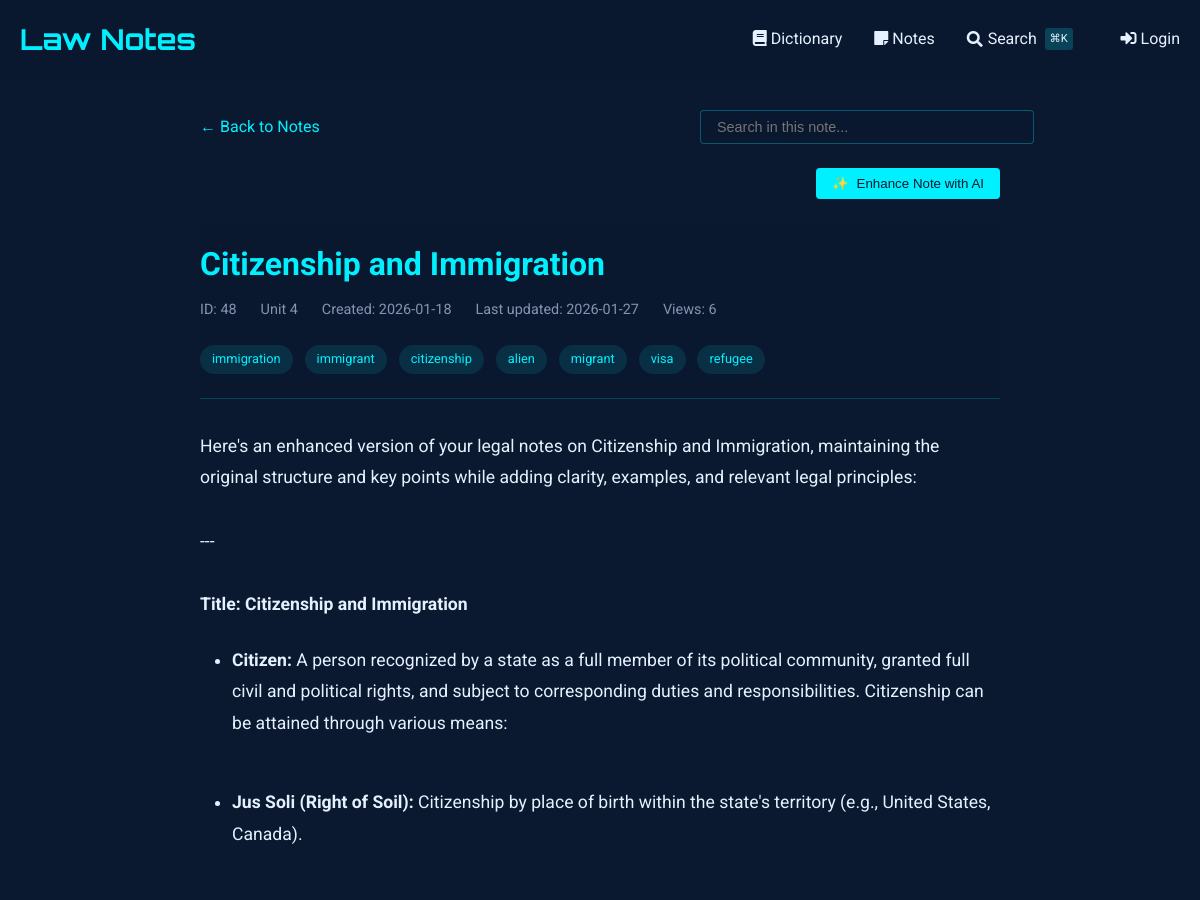
The app's page /notes/view/48 (upper part), older data.
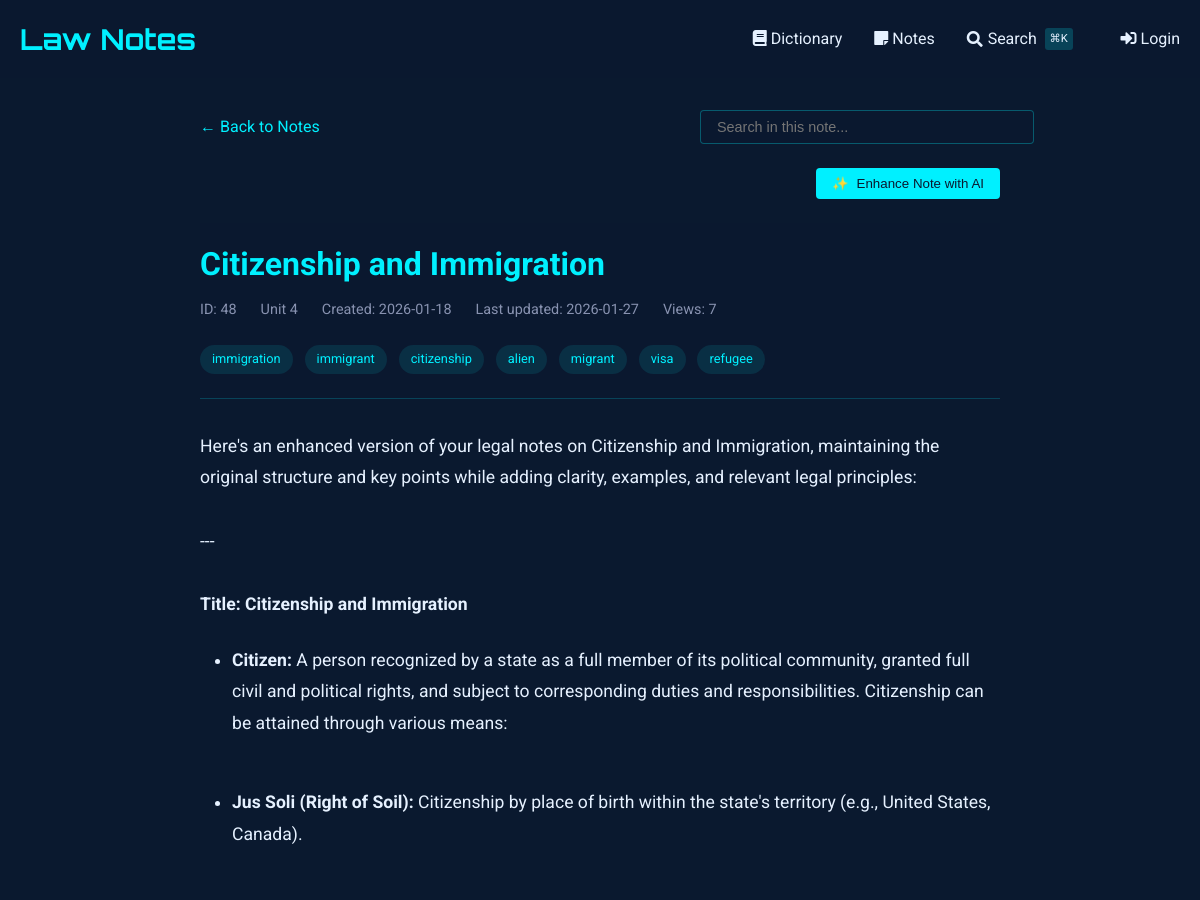
The same page, newer data.
### tables this page shows
CREATE TABLE notes (
    id INTEGER PRIMARY KEY AUTOINCREMENT,
    title TEXT NOT NULL,                -- short title for the note
    content TEXT NOT NULL,              -- the full note text
    unit_number INTEGER,                -- optional: to group with course units
    tags TEXT,                          -- comma-separated or JSON for filtering/search
    related_entries TEXT,               -- store glossary ids (e.g., "1,4,5") for cross-linking
    created_at TIMESTAMP DEFAULT CURRENT_TIMESTAMP,
    last_updated TIMESTAMP DEFAULT CURRENT_TIMESTAMP,
    views INTEGER DEFAULT 0,            -- track popularity
    is_favorite BOOLEAN DEFAULT 0,      -- quick flag for starred notes
    comments TEXT                       -- optional: your own thoughts or annotations
, has_worksheet BOOLEAN DEFAULT 0);

### notes_routes.py (the view, shortened to what this page needs)
@notes_bp.route('/view/<int:note_id>')
def view_note(note_id):
    db = SQL("sqlite:///notes.db")
    note = db.execute("""
        SELECT *,
               strftime('%Y-%m-%d', created_at) as created_date,
               strftime('%Y-%m-%d', last_updated) as last_updated
        FROM notes
        WHERE id = :id
    """, id=note_id)
    if not note:
        abort(404)
    note = note[0]
    db.execute("""
        UPDATE notes
        SET views = COALESCE(views, 0) + 1
        WHERE id = :id
    """, id=note_id)
    content = note['content']
    content = re.sub(r'^# (.*?)$', r'<h1>\1</h1>', content, flags=re.MULTILINE)
    content = re.sub(r'^## (.*?)$', r'<h2>\1</h2>', content, flags=re.MULTILINE)
    content = re.sub(r'^### (.*?)$', r'<h3>\1</h3>', content, flags=re.MULTILINE)
    content = re.sub(r'\*\*(.*?)\*\*', r'<strong>\1</strong>', content)
    content = re.sub(r'\*(.*?)\*', r'<em>\1</em>', content)
    content = re.sub(r'^\s*[-*] (.*?)$', r'<li>\1</li>', content, flags=re.MULTILINE)
    content = re.sub(r'(<li>.*</li>)', r'<ul>\1</ul>', content, flags=re.DOTALL)
    content = re.sub(r'^> (.*?)$', r'<blockquote>\1</blockquote>', content, flags=re.MULTILINE)
    content = content.replace('\n', '<br>')
    content = re.sub(
        r'<aside>\s*💡\s*(.*?)\s*</aside>',
        r'<div class="callout"><div class="callout-emoji">💡</div><div class="callout-content">\1</div></div>',
        content,
        flags=re.DOTALL
    )
    sections = re.split(r'(<h[1-3]>.*?</h[1-3]>)', content)
    processed_sections = []
    for i, section in enumerate(sections):
        if section.startswith('<h'):
            processed_sections.append(section)
        elif section.strip():
            if not any(tag in section for tag in ['<p>', '<ul>', '<ol>', '<blockquote>', '<div class="callout">']):
                section = f'<p>{section}</p>'
            processed_sections.append(section)
    processed_content = '\n'.join(processed_sections)
    related_entries = []
    worksheet_images = []
    if note.get('has_worksheet'):
        worksheet_images = get_worksheet_images(note_id)
    return render_template('notes/view.html',
                         note=note,
                         content=processed_content,
                         related_entries=related_entries,
                         worksheet_images=worksheet_images)

### sql.py (called while the page is built, shortened)
def _enable_logging(f):
    import logging
    import functools
    import os
    @functools.wraps(f)
    def decorator(*args, **kwargs):
        try:
            import flask
        except ModuleNotFoundError:
            return f(*args, **kwargs)
        disabled = logging.getLogger("cs50").disabled
        if flask.current_app and os.getenv("FLASK_ENV") == "development":
            logging.getLogger("cs50").disabled = False
        try:
            return f(*args, **kwargs)
        finally:
            logging.getLogger("cs50").disabled = disabled
    return decorator

def _parse_placeholder(token):
    import re
    import sqlparse
    if (
        not isinstance(token, sqlparse.sql.Token)
        or token.ttype != sqlparse.tokens.Name.Placeholder
    ):
        raise TypeError()
    if token.value == "?":
        return "qmark", None
    matches = re.search(r"^:([1-9]\d*)$", token.value)
    if matches:
        return "numeric", int(matches.group(1)) - 1
    matches = re.search(r"^:([a-zA-Z]\w*)$", token.value)
    if matches:
        return "named", matches.group(1)

    def __del__(self):
        self._disconnect()

    def _disconnect(self):
        if hasattr(_data, self._name()):
            getattr(_data, self._name()).close()
            delattr(_data, self._name())

    def _name(self):
        return str(hash(self))

        def connect(dbapi_connection, connection_record):
            try:
                if isinstance(
                    dbapi_connection, sqlite3.Connection
                ):  # If back end is sqlite
                    cursor = dbapi_connection.cursor()
                    cursor.execute("PRAGMA foreign_keys=ON")
                    cursor.close()
            except:
                pass

### templates/notes/view.html (shortened to what this page needs)
{% extends "notes/base.html" %}
{% block content %}
<div class="container" style="max-width: 800px; margin: 0 auto;">
    <div style="margin-bottom: 1.5rem; display: flex; justify-content: space-between; align-items: center; flex-wrap: wrap; gap: 1rem;">
        <a href="{{ url_for('notes.index') }}" style="color: var(--primary); text-decoration: none; display: inline-flex; align-items: center;">
            ← Back to Notes
        </a>
        <div class="search-container" style="position: relative; max-width: 300px; width: 100%;">
            <input type="text" id="noteSearch" placeholder="Search in this note..."
                   style="width: 100%; padding: 0.5rem 1rem; background: rgba(10, 25, 47, 0.7);
                          border: 1px solid rgba(0, 240, 255, 0.3); border-radius: 4px;
                          color: #e6f1ff; font-size: 0.9rem;">
        </div>
    </div>
    <div id="enhanceControls" style="margin-bottom: 1.5rem; display: flex; justify-content: flex-end; gap: 1rem;">
        <button id="enhanceNoteBtn" class="btn btn-primary" style="background: var(--primary); color: #0a192f; border: none; padding: 0.5rem 1rem; border-radius: 4px; cursor: pointer; font-weight: 500; display: flex; align-items: center; gap: 0.5rem;">
            <span id="enhanceIcon">✨</span> Enhance Note with AI
        </button>
    </div>
    <article class="note">
        <header class="note-header">
            <h1 class="note-title">
                {{ note.title }}
            </h1>
            <div class="note-meta">
                <span>ID: {{ note.id }}</span>
                {% if note.unit_number %}
                <span>Unit {{ note.unit_number }}</span>
                {% endif %}
                <span>Created: {{ note.created_date }}</span>
                <span>Last updated: {{ note.last_updated }}</span>
                <span>Views: {{ note.views or 0 }}</span>
            </div>
            {% if note.tags %}
            <div class="note-tags" style="margin-top: 1rem;">
                {% for tag in note.tags.split(',') %}
                    <span class="tag">{{ tag.strip() }}</span>
                {% endfor %}
            </div>
            {% endif %}
        </header>
        <div class="note-content">
            {{ content|safe }}
        </div>
    </article>
</div>
{% endblock %}

### templates/notes/base.html (shortened to what this page needs)
{% extends "dictionary/base.html" %}

### templates/dictionary/base.html (shortened to what this page needs)
<!DOCTYPE html>
<html lang="en">
<head>
    <link href="https://cdnjs.cloudflare.com/ajax/libs/font-awesome/5.15.4/css/all.min.css" rel="stylesheet">
</head>
<body>
    <header>
        <div class="container">
            <div class="header-content">
                <a href="{{ url_for('dictionary.index') }}" class="logo">Law Notes</a>
                <nav class="nav-links">
                    <a href="{{ url_for('dictionary.index') }}" class="nav-link">
                        <i class="fas fa-book"></i> Dictionary
                    </a>
                    <a href="{{ url_for('notes.index') }}" class="nav-link">
                        <i class="fas fa-sticky-note"></i> Notes
                    </a>
                    <a href="{{ url_for('search') }}" class="nav-link" style="display: flex; align-items: center; gap: 0.3rem;">
                        <i class="fas fa-search"></i>
                        <span>Search</span>
                        <span style="font-size: 0.7rem; background: rgba(0, 240, 255, 0.2); padding: 0.1rem 0.3rem; border-radius: 3px; margin-left: 0.2rem;">⌘K</span>
                    </a>
                    {% if session.get("name") %}
                    <a href="{{ url_for('dictionary.add_entry') }}" class="nav-link" style="margin-left: 1rem;">
                        <i class="fas fa-plus"></i> Add Entry
                    </a>
                    <a href="/auth/logout" class="nav-link">
                        <i class="fas fa-sign-out-alt"></i> Logout
                    </a>
                    {% else %}
                    <a href="/auth/login" class="nav-link" style="margin-left: 1rem;">
                        <i class="fas fa-sign-in-alt"></i> Login
                    </a>
                    {% endif %}
                </nav>
            </div>
        </div>
    </header>
    <main class="container" style="padding: 2rem 0;">
        {% block content %}{% endblock %}
    </main>
</body>
</html>

### templates/dictionary/base.html (style rules this page uses)
:root { --primary: #00f0ff; --bg-dark: #0a192f; --text: #e6f1ff; --success: #2ecc71; --error: #e74c3c; }
body { font-family: 'Roboto', sans-serif; background-color: var(--bg-dark); color: var(--text); line-height: 1.6; margin: 0; padding: 0; }
.container { max-width: 1200px; margin: 0 auto; padding: 0 20px; }
header { background: rgba(10, 25, 47, 0.9); padding: 1rem 0; }
.header-content { display: flex; justify-content: space-between; align-items: center; }
.logo { font-family: 'Orbitron', sans-serif; font-size: 1.8rem; color: var(--primary); text-decoration: none; font-weight: 700; }
.nav-links { display: flex; gap: 2rem; }
.nav-link { color: var(--text); text-decoration: none; transition: color 0.3s; }
.btn { display: inline-block; padding: 0.6rem 1.5rem; background: var(--primary); color: #000; border: none; border-radius: 4px; cursor: pointer; text-decoration: none; font-weight: 500; transition: all 0.3s; }

### templates/notes/view.html (style rules this page uses)
.note-header { margin-bottom: 2rem; padding-bottom: 1rem; border-bottom: 1px solid rgba(0, 240, 255, 0.2); }
.note-title { color: var(--primary); margin: 0 0 0.5rem 0; font-size: 2rem; font-weight: 700; }
.note-meta { display: flex; gap: 1.5rem; color: #8892b0; font-size: 0.9rem; margin-bottom: 1.5rem; }
.note-content { font-size: 1.1rem; line-height: 1.8; color: #e6f1ff; }
.note-content ul, .note-content ol { margin: 1.5rem 0; padding-left: 2rem; }
.note-content li { margin: 0.5rem 0; }
.tag { display: inline-block; background: rgba(0, 240, 255, 0.1); color: var(--primary); padding: 0.25rem 0.75rem; border-radius: 20px; font-size: 0.8rem; margin-right: 0.5rem; margin-bottom: 0.5rem; }

Row changes from the older to the newer data that the page shows:
changed notes "Citizenship and Immigration": views "6" → "7"
